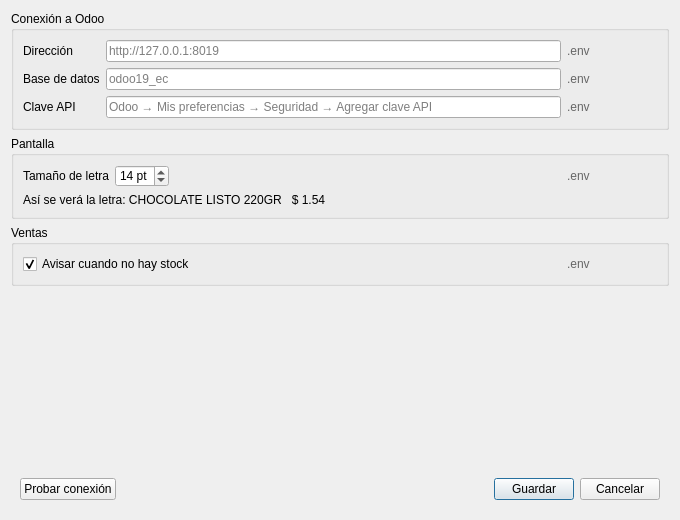
<?xml version="1.0" encoding="UTF-8"?>
<ui version="4.0">
 <class>Settings</class>
 <widget class="QDialog" name="Settings">
  <property name="geometry">
   <rect>
    <x>0</x>
    <y>0</y>
    <width>680</width>
    <height>520</height>
   </rect>
  </property>
  <property name="windowTitle">
   <string>Configuración</string>
  </property>
  <property name="styleSheet">
   <string notr="true">QLabel#lbl_url_source, QLabel#lbl_database_source,
QLabel#lbl_api_key_source, QLabel#lbl_font_size_source,
QLabel#lbl_stock_warning_source {
	color: #666666;
}
/* La casilla crece con el tamaño de letra (1em = alto de la letra) */
QCheckBox::indicator { width: 1em; height: 1em; }</string>
  </property>
  <layout class="QVBoxLayout" name="verticalLayout">
   <item>
    <widget class="QGroupBox" name="group_odoo">
     <property name="title">
      <string>Conexión a Odoo</string>
     </property>
     <layout class="QGridLayout" name="gridLayout" columnstretch="0,1,0">
      <item row="0" column="0">
       <widget class="QLabel" name="lbl_url">
        <property name="text">
         <string>Dirección</string>
        </property>
       </widget>
      </item>
      <item row="0" column="1">
       <widget class="QLineEdit" name="txt_url">
        <property name="placeholderText">
         <string>http://127.0.0.1:8019</string>
        </property>
       </widget>
      </item>
      <item row="0" column="2">
       <widget class="QLabel" name="lbl_url_source">
        <property name="minimumSize">
         <size>
          <width>90</width>
          <height>0</height>
         </size>
        </property>
        <property name="toolTip">
         <string>De dónde se lee: Sistema (variable de entorno) o .env (archivo junto al programa)</string>
        </property>
        <property name="text">
         <string>.env</string>
        </property>
       </widget>
      </item>
      <item row="1" column="0">
       <widget class="QLabel" name="lbl_database">
        <property name="text">
         <string>Base de datos</string>
        </property>
       </widget>
      </item>
      <item row="1" column="1">
       <widget class="QLineEdit" name="txt_database">
        <property name="placeholderText">
         <string>odoo19_ec</string>
        </property>
       </widget>
      </item>
      <item row="1" column="2">
       <widget class="QLabel" name="lbl_database_source">
        <property name="toolTip">
         <string>De dónde se lee: Sistema (variable de entorno) o .env (archivo junto al programa)</string>
        </property>
        <property name="text">
         <string>.env</string>
        </property>
       </widget>
      </item>
      <item row="2" column="0">
       <widget class="QLabel" name="lbl_api_key">
        <property name="text">
         <string>Clave API</string>
        </property>
       </widget>
      </item>
      <item row="2" column="1">
       <widget class="QLineEdit" name="txt_api_key">
        <property name="echoMode">
         <enum>QLineEdit::EchoMode::Password</enum>
        </property>
        <property name="placeholderText">
         <string>Odoo → Mis preferencias → Seguridad → Agregar clave API</string>
        </property>
       </widget>
      </item>
      <item row="2" column="2">
       <widget class="QLabel" name="lbl_api_key_source">
        <property name="toolTip">
         <string>De dónde se lee: Sistema (variable de entorno) o .env (archivo junto al programa)</string>
        </property>
        <property name="text">
         <string>.env</string>
        </property>
       </widget>
      </item>
     </layout>
    </widget>
   </item>
   <item>
    <widget class="QGroupBox" name="group_display">
     <property name="title">
      <string>Pantalla</string>
     </property>
     <layout class="QGridLayout" name="gridLayout_2" columnstretch="0,1,0">
      <item row="0" column="0">
       <widget class="QLabel" name="lbl_font_size">
        <property name="text">
         <string>Tamaño de letra</string>
        </property>
       </widget>
      </item>
      <item row="0" column="1">
       <layout class="QHBoxLayout" name="layout_font_size">
        <item>
         <widget class="QSpinBox" name="spin_font_size">
          <property name="suffix">
           <string> pt</string>
          </property>
          <property name="minimum">
           <number>10</number>
          </property>
          <property name="maximum">
           <number>24</number>
          </property>
          <property name="value">
           <number>14</number>
          </property>
         </widget>
        </item>
        <item>
         <spacer name="spacer_font_size">
          <property name="orientation">
           <enum>Qt::Orientation::Horizontal</enum>
          </property>
          <property name="sizeHint" stdset="0">
           <size>
            <width>40</width>
            <height>20</height>
           </size>
          </property>
         </spacer>
        </item>
       </layout>
      </item>
      <item row="0" column="2">
       <widget class="QLabel" name="lbl_font_size_source">
        <property name="minimumSize">
         <size>
          <width>90</width>
          <height>0</height>
         </size>
        </property>
        <property name="toolTip">
         <string>De dónde se lee: Sistema (variable de entorno) o .env (archivo junto al programa)</string>
        </property>
        <property name="text">
         <string>.env</string>
        </property>
       </widget>
      </item>
      <item row="1" column="0" colspan="3">
       <widget class="QLabel" name="lbl_preview">
        <property name="text">
         <string>Así se verá la letra: CHOCOLATE LISTO 220GR   $ 1.54</string>
        </property>
       </widget>
      </item>
     </layout>
    </widget>
   </item>
   <item>
    <widget class="QGroupBox" name="group_sales">
     <property name="title">
      <string>Ventas</string>
     </property>
     <layout class="QGridLayout" name="gridLayout_3" columnstretch="1,0">
      <item row="0" column="0">
       <widget class="QCheckBox" name="chk_stock_warning">
        <property name="toolTip">
         <string>Encendido: al guardar avisa si un producto no tiene stock suficiente. Apagado: no avisa y en Odoo el stock queda en negativo.</string>
        </property>
        <property name="text">
         <string>Avisar cuando no hay stock</string>
        </property>
        <property name="checked">
         <bool>true</bool>
        </property>
       </widget>
      </item>
      <item row="0" column="1">
       <widget class="QLabel" name="lbl_stock_warning_source">
        <property name="minimumSize">
         <size>
          <width>90</width>
          <height>0</height>
         </size>
        </property>
        <property name="toolTip">
         <string>De dónde se lee: Sistema (variable de entorno) o .env (archivo junto al programa)</string>
        </property>
        <property name="text">
         <string>.env</string>
        </property>
       </widget>
      </item>
     </layout>
    </widget>
   </item>
   <item>
    <widget class="QLabel" name="lbl_status">
     <property name="text">
      <string/>
     </property>
     <property name="wordWrap">
      <bool>true</bool>
     </property>
    </widget>
   </item>
   <item>
    <spacer name="verticalSpacer">
     <property name="orientation">
      <enum>Qt::Orientation::Vertical</enum>
     </property>
     <property name="sizeHint" stdset="0">
      <size>
       <width>20</width>
       <height>10</height>
      </size>
     </property>
    </spacer>
   </item>
   <item>
    <widget class="QFrame" name="frameButtons">
     <property name="frameShape">
      <enum>QFrame::Shape::NoFrame</enum>
     </property>
     <layout class="QHBoxLayout" name="horizontalLayout">
      <item>
       <widget class="QPushButton" name="push_test">
        <property name="text">
         <string>Probar conexión</string>
        </property>
        <property name="autoDefault">
         <bool>false</bool>
        </property>
       </widget>
      </item>
      <item>
       <spacer name="horizontalSpacer">
        <property name="orientation">
         <enum>Qt::Orientation::Horizontal</enum>
        </property>
        <property name="sizeHint" stdset="0">
         <size>
          <width>40</width>
          <height>20</height>
         </size>
        </property>
       </spacer>
      </item>
      <item>
       <widget class="QPushButton" name="push_save">
        <property name="text">
         <string>Guardar</string>
        </property>
        <property name="default">
         <bool>true</bool>
        </property>
       </widget>
      </item>
      <item>
       <widget class="QPushButton" name="push_cancel">
        <property name="text">
         <string>Cancelar</string>
        </property>
        <property name="autoDefault">
         <bool>false</bool>
        </property>
       </widget>
      </item>
     </layout>
    </widget>
   </item>
  </layout>
 </widget>
 <tabstops>
  <tabstop>txt_url</tabstop>
  <tabstop>txt_database</tabstop>
  <tabstop>txt_api_key</tabstop>
  <tabstop>spin_font_size</tabstop>
  <tabstop>chk_stock_warning</tabstop>
  <tabstop>push_save</tabstop>
  <tabstop>push_cancel</tabstop>
  <tabstop>push_test</tabstop>
 </tabstops>
 <resources/>
 <connections/>
</ui>
